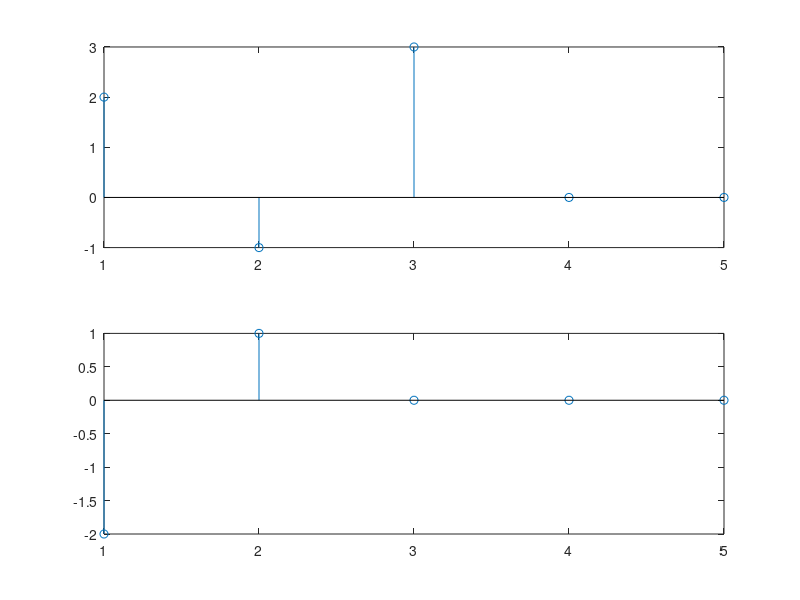

MATLAB code to generate this figure:
N=5;
num1=[2 -1 3];
den1=[1];
h1=impz(num1,den1,N);
subplot(2,1,1);
stem(h1); 

num2=[-2 1 ];
den2=[1];
h2=impz(num2,den2,N);
subplot(2,1,2);
stem(h2); 